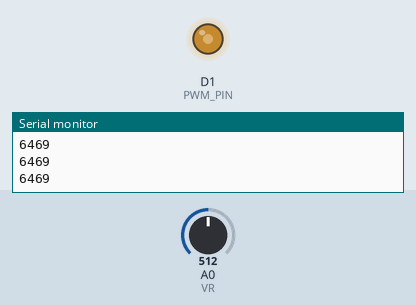
Simulated run of this sketch. Board: ESP8266 (NodeMCU). Parts: output pins drawn as LEDs (lit = HIGH), the last lines printed to the serial monitor. Dashed ring = blinking. The inputs (shaded band) are chosen by the test bench; at power-on: A0 (VR) = 512.

Above: at 0.43 s.
1.3 s: A0 (VR) set to 251
4.3 s: A0 (VR) set to 231
At 5.2 s:
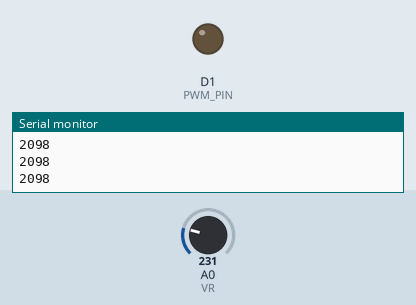
6.1 s: A0 (VR) set to 306
9.1 s: A0 (VR) set to 90
At 10.5 s:
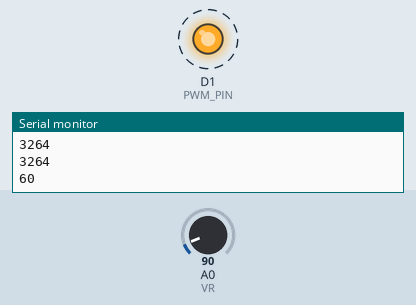
Timing chart, 0 to 13.1 s (numbered marks = the images above; inputs shaded):
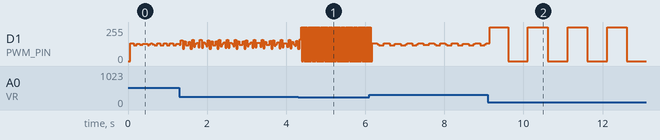

The sketch:

RPM_GENERATOR.ino
```cpp
/*
 * RPM 訊號產生器
 * Author: 羽山秋人 (https://3wa.tw)
 * Release Date: 2021-09-05
 * 0~14000rpm
 * PWM Output PIN D1
 * VR Pin A0
 */
const int PWM_PIN = D1;
const int VR = A0;  //使用 10KΩ
int val = 0;      //類比輸入
int min_val = 100;
int max_val = 1000;
int c = 0;
int HZ = 0; //產生的 HZ，0~234 // 234 * 60 = 14040 rpm
long full_duty = 0,half_duty = 0;
int RPM = 0;


/*
轉速   60 轉 =  每分鐘    60 轉，每秒  1    轉，1轉 = 1          秒 = 1000.000 ms = 1000000us
轉速   100 轉 = 每分鐘   100 轉，每秒  1.67 轉，1轉 = 0.598802   秒 =  598.802 ms =  598802us
轉速   200 轉 = 每分鐘   200 轉，每秒  3.3  轉，1轉 = 0.300003   秒 =  300.003 ms =  300003us
轉速   600 轉 = 每分鐘   600 轉，每秒  10   轉，1轉 = 0.1        秒 =  100.000 ms =  100000us
轉速  1500 轉 = 每分鐘  1500 轉，每秒  25   轉，1轉 = 0.04       秒 =   40.000 ms =   40000us
轉速  6000 轉 = 每分鐘  6000 轉，每秒  60   轉，1轉 = 0.01666... 秒 =   16.667 ms =   16667us
轉速 14000 轉 = 每分鐘 14000 轉，每秒 233.3 轉，1轉 = 0.0042863. 秒 =    4.286 ms =    4286us
轉速 14060 轉 = 每分鐘 14060 轉，每秒 240   轉，1轉 = 0.0041667. 秒 =    4.167 ms =    4167us
轉速 16000 轉 = 每分鐘 16000 轉，每秒 266.6 轉，1轉 = 0.0037500. 秒 =    3.750 ms =    3750us
*/
void setup() {
  //開啟串列埠 功能，並設定鮑率 1000000
  Serial.begin(1000000);
  // put your setup code here, to run once:
  pinMode(PWM_PIN, OUTPUT);
  pinMode(VR, INPUT);
  digitalWrite(PWM_PIN,LOW);
  val = analogRead(VR);  //讀取 VR 腳的類比輸入
}

void loop() {
  // put your main code here, to run repeatedly:

  val = analogRead(VR);  //讀取 VR 腳的類比輸入
  //自動修正可變電阻範圍
  min_val = (val<min_val)?val:min_val;
  max_val = (val>max_val)?val:max_val;

  HZ = map(val,min_val,max_val,1,234); // 顯示 HZ，用來對照三用電表
  full_duty = 1000000 / HZ; // 60rpm ~ 14000rpm
  RPM = map(val,min_val,max_val,60,14060);
  half_duty = full_duty/2;
  //正半，負半，方波
  digitalWrite(PWM_PIN,HIGH);
  delayMicroseconds(half_duty);
  digitalWrite(PWM_PIN,LOW);
  delayMicroseconds(half_duty);
  Serial.println(RPM);
}
```

Measured:
- the behaviour switches between 241 and 240 on A0 (VR) (found by bisection; images 0 and 1)
- by itself, D1 (PWM_PIN): alternates 255/255 for 0.50 s and 0/255 for 0.50 s
